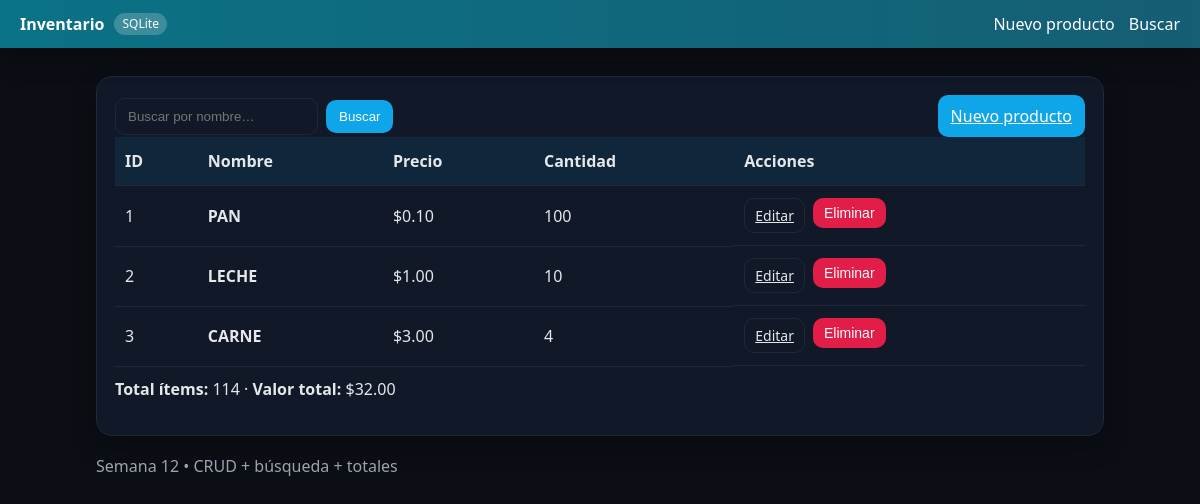
Before: / with the older database file.
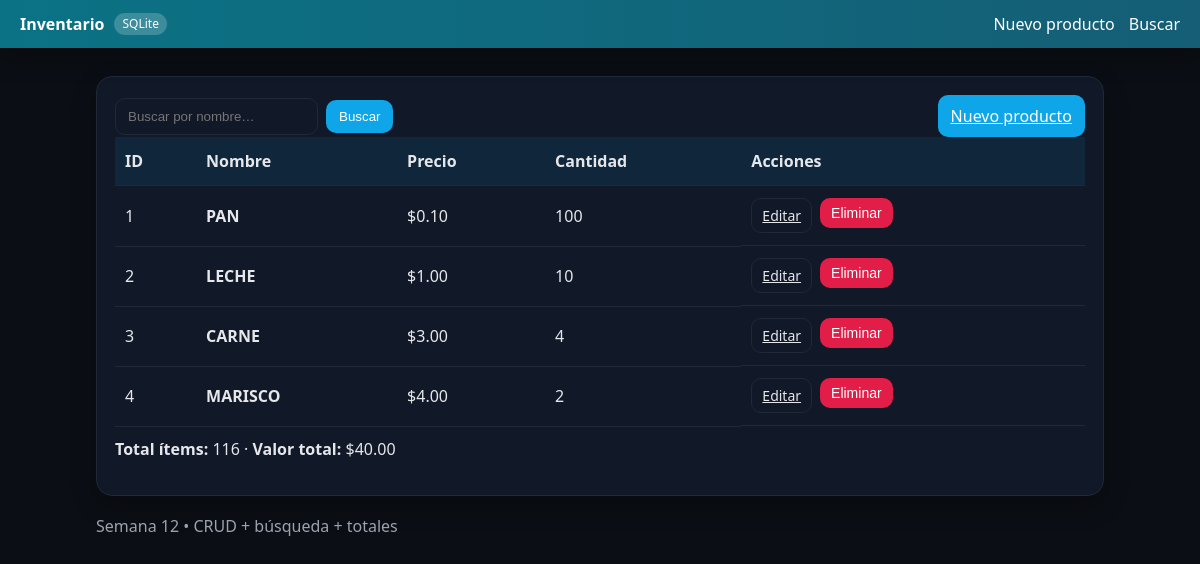
After: the same page with the newer database file.
### tables this page shows
CREATE TABLE productos(
            id INTEGER PRIMARY KEY AUTOINCREMENT,
            nombre TEXT NOT NULL,
            cantidad INTEGER NOT NULL CHECK(cantidad>=0),
            precio REAL NOT NULL CHECK(precio>=0)
        );

### app.py (the view)
@app.route("/")
def home():
    q = (request.args.get("q") or "").strip().lower()
    with get_conn() as conn:
        filas = conn.execute("SELECT id,nombre,cantidad,precio FROM productos ORDER BY id").fetchall()
    productos = [p for p in filas if q in p["nombre"].lower()] if q else filas
    total_items = sum(p["cantidad"] for p in productos)
    total_valor = sum(p["cantidad"] * p["precio"] for p in productos)
    return render_template("index.html",
                           productos=productos,
                           delete_form=DeleteForm(),
                           q=q,
                           total_items=total_items,
                           total_valor=total_valor,
                           titulo="Inventario (SQLite)")

### app.py
class DeleteForm(FlaskForm):
    enviar = SubmitField("Eliminar")

### app.py (called while the page is built)
def get_conn():
    conn = sqlite3.connect(DB_PATH)
    conn.row_factory = sqlite3.Row
    return conn

### templates/index.html (shortened to what this page needs)
{% extends "base.html" %}
{% block content %}
<div class="card">
  <div class="card__header" style="display:flex;justify-content:space-between;align-items:center;gap:12px">
    <form action="{{ url_for('home') }}" method="get" class="searchbar">
      <input class="input" type="text" name="q" placeholder="Buscar por nombre…" value="{{ q or '' }}">
      <button class="btn btn-primary" type="submit">Buscar</button>
    </form>
    <a class="btn btn-primary" href="{{ url_for('nuevo') }}">Nuevo producto</a>
  </div>
  <div class="table-wrapper">
    <table class="table">
      <thead>
        <tr>
          <th>ID</th><th>Nombre</th><th>Precio</th><th>Cantidad</th><th>Acciones</th>
        </tr>
      </thead>
      <tbody>
        {% if productos %}
          {% for p in productos %}
            <tr>
              <td>{{ p.id }}</td>
              <td class="text-strong">{{ p.nombre }}</td>
              <td>${{ '%.2f'|format(p.precio) }}</td>
              <td>{{ p.cantidad }}</td>
              <td class="actions">
                <a class="btn btn-ghost btn-small" href="{{ url_for('editar', pid=p.id) }}">Editar</a>
                <form action="{{ url_for('eliminar', pid=p.id) }}" method="post" onsubmit="return confirm('¿Eliminar {{p.nombre}}?')">
                  <button class="btn btn-danger btn-small">Eliminar</button>
                </form>
              </td>
            </tr>
          {% endfor %}
        {% else %}
          <tr><td colspan="5">Sin productos.</td></tr>
        {% endif %}
      </tbody>
    </table>
  </div>
  <p style="margin-top:10px">
    <strong>Total ítems:</strong> {{ total_items }}
    · <strong>Valor total:</strong> ${{ '%.2f'|format(total_valor) }}
  </p>
</div>
<p style="color:var(--muted)">Semana 12 • CRUD + búsqueda + totales</p>
{% endblock %}

### templates/base.html (shortened to what this page needs)
<!doctype html>
<html lang="es">
  <head>
    <link rel="stylesheet" href="{{ url_for('static', filename='styles.css') }}">
  </head>
  <body>
    <nav class="navbar">
      <div class="brand">
        <a class="brand__title" href="{{ url_for('home') }}">Inventario</a>
        <span class="chip">SQLite</span>
      </div>
      <div class="navlinks">
        <a href="{{ url_for('nuevo') }}">Nuevo producto</a>
        <a href="{{ url_for('home') }}">Buscar</a>
      </div>
    </nav>
    <main class="container">
      {% block content %}{% endblock %}
    </main>
  </body>
</html>

### static/styles.css (style rules this page uses)
:root { --bg:#0b0e14;--surface:#111827;--text:#e5e7eb;--muted:#9ca3af;--primary:#0ea5e9;--danger:#e11d48;--border:#1f2937;--shadow:0 10px 24px rgba(0,0,0,.25) }
* { box-sizing:border-box }
body { margin:0;font:16px/1.5 system-ui,-apple-system,Segoe UI,Roboto,Arial,sans-serif;background:var(--bg);color:var(--text) }
.navbar { position:sticky;top:0;display:flex;align-items:center;justify-content:space-between;padding:12px 20px;background:linear-gradient(90deg,#0b7285,#155e75);box-shadow:var(--shadow) }
.brand { display:flex;align-items:center;gap:10px }
.brand__title { color:#fff;text-decoration:none;font-weight:700 }
.chip { background:rgba(255,255,255,.2);color:#fff;padding:2px 8px;border-radius:999px;font-size:12px }
.navlinks { display:flex;gap:14px }
.navlinks a { color:#fff;text-decoration:none }
.container { max-width:1040px;margin:28px auto;padding:0 16px }
.card { background:var(--surface);border:1px solid var(--border);border-radius:16px;padding:18px;box-shadow:var(--shadow);margin-bottom:18px }
.input { width:100%;padding:10px 12px;border-radius:10px;background:transparent;color:var(--text);border:1px solid var(--border) }
.btn { display:inline-flex;align-items:center;justify-content:center;padding:8px 12px;border-radius:10px;border:1px solid var(--border);color:var(--text);background:transparent;cursor:pointer }
.btn-primary { background:#0ea5e9;color:#fff;border-color:transparent }
.btn-danger { background:var(--danger);color:#fff;border-color:transparent }
.btn-small { padding:6px 10px;font-size:14px }
.table { width:100%;border-collapse:collapse }
.table th,.table td { padding:12px 10px;border-bottom:1px solid var(--border);vertical-align:middle }
.table thead th { background:rgba(14,165,233,.1);text-align:left }
.text-strong { font-weight:600 }
.actions { display:flex;gap:8px }
.searchbar { display:flex;gap:8px;align-items:center }

Changed rows visible on the page:
added productos: id "4", nombre "MARISCO", precio "4.00", cantidad "2"
Other visible differences:
{{ total_items }}: "114" → "116"
{{ '%.2f'|format(total_valor) }}: "32.00" → "40.00"
